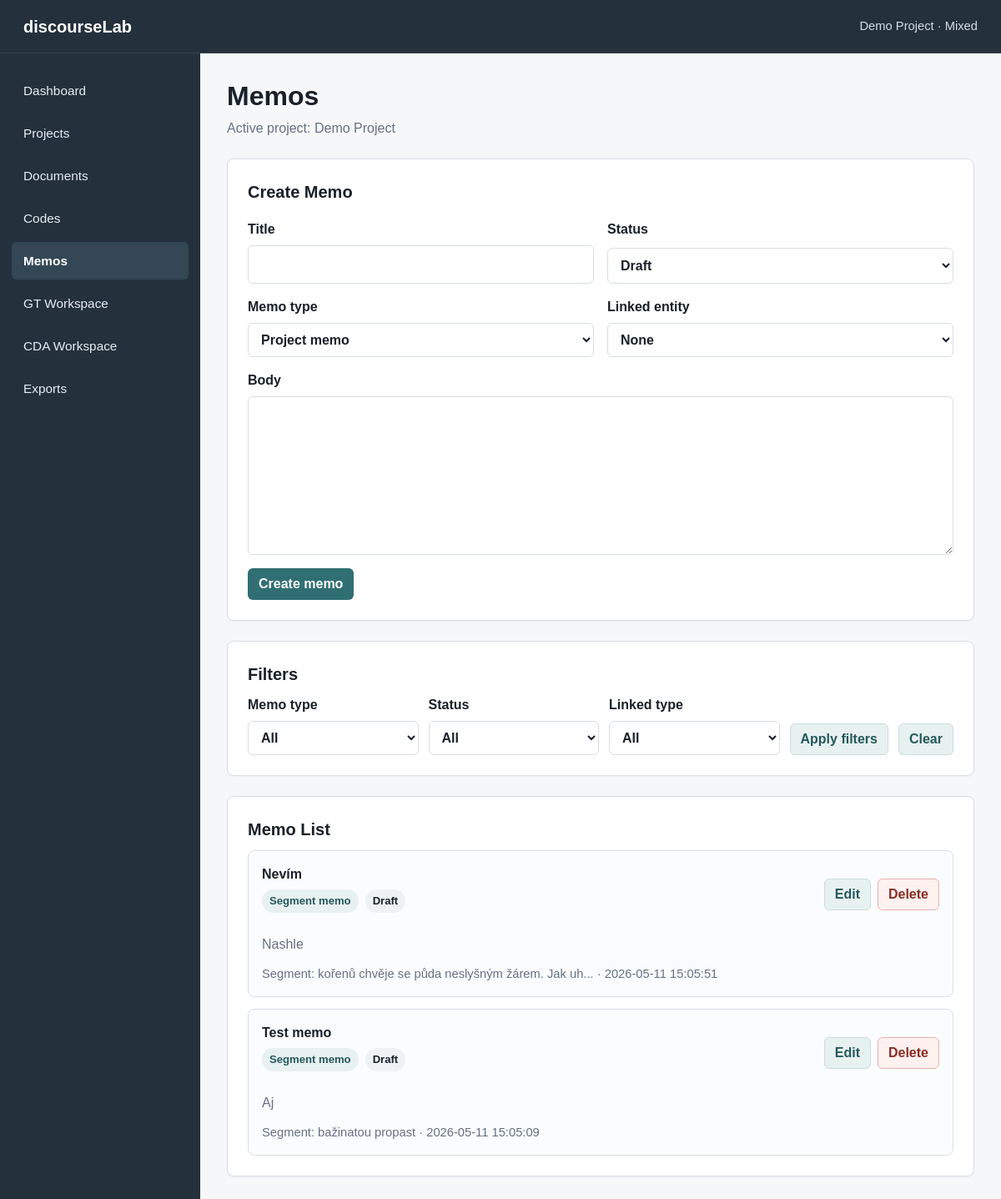
Page /memos on the committed database.
### tables this page shows
CREATE TABLE projects (
    id INTEGER PRIMARY KEY AUTOINCREMENT,
    name TEXT NOT NULL,
    description TEXT,
    created_at TEXT NOT NULL DEFAULT CURRENT_TIMESTAMP,
    updated_at TEXT NOT NULL DEFAULT CURRENT_TIMESTAMP
, methodology_mode TEXT NOT NULL DEFAULT 'mixed', status TEXT NOT NULL DEFAULT 'active', last_opened_at TEXT, research_goal TEXT, principal_investigator TEXT);

CREATE TABLE memos (
    id INTEGER PRIMARY KEY AUTOINCREMENT,
    project_id INTEGER NOT NULL,
    title TEXT NOT NULL,
    body TEXT,
    memo_type TEXT NOT NULL DEFAULT 'analytic',
    linked_entity_type TEXT,
    linked_entity_id INTEGER,
    status TEXT NOT NULL DEFAULT 'draft',
    created_at TEXT NOT NULL DEFAULT CURRENT_TIMESTAMP,
    updated_at TEXT NOT NULL DEFAULT CURRENT_TIMESTAMP,
    FOREIGN KEY (project_id) REFERENCES projects (id) ON DELETE CASCADE
);

### app.py (the view)
    @app.route("/memos")
    def memos():
        active_project = get_active_project()
        filters = {
            "memo_type": request.args.get("memo_type", "").strip(),
            "status": request.args.get("status", "").strip(),
            "linked_entity_type": request.args.get("linked_entity_type", "").strip(),
            "linked_entity_id": request.args.get("linked_entity_id", "").strip(),
        }
        memo_rows = get_memos_for_project(active_project["id"], filters)
        return render_template(
            "memos.html",
            title="Memos",
            active_page="memos",
            active_project=active_project,
            memos=memo_rows,
            filters=filters,
            memo_type_labels=MEMO_TYPES,
            memo_status_labels=MEMO_STATUSES,
            documents=get_documents_for_memo_links(active_project["id"]),
            segments=get_segments_for_memo_links(active_project["id"]),
            codes=get_open_codes_for_project(active_project["id"]),
        )

### app.py (called while the page is built)
def get_db() -> sqlite3.Connection:
    if "db" not in g:
        g.db = sqlite3.connect(DATABASE)
        g.db.row_factory = sqlite3.Row
        g.db.execute("PRAGMA foreign_keys = ON")
    return g.db

def query_one(sql: str, params: tuple = ()) -> sqlite3.Row | None:
    return get_db().execute(sql, params).fetchone()

def query_all(sql: str, params: tuple = ()) -> list[sqlite3.Row]:
    return get_db().execute(sql, params).fetchall()

def get_project(project_id: int) -> sqlite3.Row | None:
    return query_one(
        """
        SELECT id, name, description, methodology_mode, status, last_opened_at,
               research_goal, principal_investigator, created_at, updated_at
        FROM projects
        WHERE id = ? AND status != 'deleted'
        """,
        (project_id,),
    )

def project_supports_gt(project: sqlite3.Row | dict) -> bool:
    return project["methodology_mode"] in {"gt", "mixed"}

def project_supports_cda(project: sqlite3.Row | dict) -> bool:
    return project["methodology_mode"] in {"cda", "mixed"}

def get_segment_for_project(segment_id: int, project_id: int) -> sqlite3.Row | None:
    return query_one(
        """
        SELECT
            segments.id,
            segments.document_id,
            COALESCE(segments.name, '') AS name,
            segments.selected_text,
            documents.title AS document_title
        FROM segments
        JOIN documents ON documents.id = segments.document_id
        WHERE segments.id = ? AND documents.project_id = ?
        """,
        (segment_id, project_id),
    )

def get_open_codes_for_project(project_id: int) -> list[sqlite3.Row]:
    return get_codes_for_project(project_id, "open")

def get_documents_for_memo_links(project_id: int) -> list[sqlite3.Row]:
    return query_all(
        """
        SELECT id, title
        FROM documents
        WHERE project_id = ?
        ORDER BY title COLLATE NOCASE
        """,
        (project_id,),
    )

def get_segments_for_memo_links(project_id: int) -> list[sqlite3.Row]:
    return query_all(
        """
        SELECT
            segments.id,
            COALESCE(segments.name, '') AS name,
            segments.selected_text,
            documents.title AS document_title
        FROM segments
        JOIN documents ON documents.id = segments.document_id
        WHERE documents.project_id = ?
        ORDER BY documents.title COLLATE NOCASE, segments.start_offset
        """,
        (project_id,),
    )

### templates/memos.html (shortened to what this page needs)
{% extends "base.html" %}
{% block content %}
<section class="page-header">
    <h1>Memos</h1>
    <p>Active project: {{ active_project.name }}</p>
</section>
<section class="info-panel import-panel">
    <h2>Create Memo</h2>
    <form class="document-form" action="{{ url_for('create_memo') }}" method="post">
        <div class="form-grid">
            <label>
                <span>Title</span>
                <input type="text" name="title" required>
            </label>
            <label>
                <span>Status</span>
                <select name="status">
                    {% for value, label in memo_status_labels.items() %}
                        <option value="{{ value }}">{{ label }}</option>
                    {% endfor %}
                </select>
            </label>
        </div>
        <div class="form-grid">
            <label>
                <span>Memo type</span>
                <select name="memo_type" required>
                    {% for value, label in memo_type_labels.items() %}
                        <option value="{{ value }}" {{ "selected" if filters.memo_type == value else "" }}>{{ label }}</option>
                    {% endfor %}
                </select>
            </label>
            <label>
                <span>Linked entity</span>
                <select name="linked_target">
                    <option value="">None</option>
                </select>
            </label>
        </div>
        <label>
            <span>Body</span>
            <textarea name="body" rows="7" required></textarea>
        </label>
        <button type="submit" class="button-primary">Create memo</button>
    </form>
</section>
<section class="info-panel import-panel">
    <h2>Filters</h2>
    <form class="filter-form" action="{{ url_for('memos') }}" method="get">
        <label>
            <span>Memo type</span>
            <select name="memo_type">
                <option value="">All</option>
            </select>
        </label>
        <label>
            <span>Status</span>
            <select name="status">
                <option value="">All</option>
            </select>
        </label>
        <label>
            <span>Linked type</span>
            <select name="linked_entity_type">
                <option value="">All</option>
            </select>
        </label>
        <button type="submit" class="button-secondary">Apply filters</button>
        <a class="button-secondary" href="{{ url_for('memos') }}">Clear</a>
    </form>
</section>
<section class="info-panel">
    <h2>Memo List</h2>
    {% if memos %}
        <div class="memo-list">
            {% for memo in memos %}
                <article class="memo-card">
                    <div class="segment-card-header">
                        <div>
                            <h3>{{ memo.title }}</h3>
                            <div class="code-badge-row">
                                <span class="memo-type-badge">{{ memo_type_labels[memo.memo_type] }}</span>
                                <span class="status-badge">{{ memo_status_labels[memo.status] }}</span>
                            </div>
                        </div>
                        <div class="actions-cell">
                            <a class="button-secondary" href="{{ url_for('edit_memo', memo_id=memo.id) }}">Edit</a>
                            <form action="{{ url_for('delete_memo', memo_id=memo.id) }}" method="post">
                                <button type="submit" class="button-danger">Delete</button>
                            </form>
                        </div>
                    </div>
                    <p>{{ memo.body }}</p>
                    <p class="muted-text">{{ memo.linked_entity_label }} · {{ memo.created_at }}</p>
                </article>
            {% endfor %}
        </div>
    {% else %}
        <p>No memos found.</p>
    {% endif %}
</section>
{% endblock %}

### templates/base.html (shortened to what this page needs)
<!doctype html>
<html lang="en">
<head>
    <link rel="stylesheet" href="{{ url_for('static', filename='style.css') }}">
</head>
<body>
    <div class="app-shell">
        <header class="topbar">
            <div class="app-name">discourseLab</div>
            <div class="app-context">
                {{ active_project.name if active_project else "No active project" }}
                {% if active_project %}· {{ methodology_mode_labels[active_project.methodology_mode] }}{% endif %}
            </div>
        </header>
        <aside class="sidebar" aria-label="Main navigation">
            <nav class="sidebar-nav">
                <a href="{{ url_for('dashboard') }}" class="{{ 'active' if active_page == 'dashboard' else '' }}">Dashboard</a>
                <a href="{{ url_for('projects') }}" class="{{ 'active' if active_page == 'projects' else '' }}">Projects</a>
                <a href="{{ url_for('documents') }}" class="{{ 'active' if active_page == 'documents' else '' }}">Documents</a>
                <a href="{{ url_for('codes') }}" class="{{ 'active' if active_page == 'codes' else '' }}">Codes</a>
                <a href="{{ url_for('memos') }}" class="{{ 'active' if active_page == 'memos' else '' }}">Memos</a>
                {% if supports_gt %}
                    <a href="{{ url_for('gt_workspace') }}" class="{{ 'active' if active_page == 'gt' else '' }}">GT Workspace</a>
                {% else %}
                    <span class="nav-disabled">GT Workspace</span>
                {% endif %}
                {% if supports_cda %}
                    <a href="{{ url_for('cda_workspace') }}" class="{{ 'active' if active_page == 'cda' else '' }}">CDA Workspace</a>
                {% else %}
                    <span class="nav-disabled">CDA Workspace</span>
                {% endif %}
                <a href="{{ url_for('exports') }}" class="{{ 'active' if active_page == 'exports' else '' }}">Exports</a>
            </nav>
        </aside>
        <main class="content">
            {% block content %}{% endblock %}
        </main>
    </div>
</body>
</html>

### static/style.css (style rules this page uses)
:root { --bg: #f6f7f9; --surface: #ffffff; --surface-muted: #eef2f5; --border: #d8dee6; --text: #18202a; --muted: #647184; --accent: #2f6f73; --accent-dark: #25595c; --accent-soft: #e7f1f0; --sidebar: #24313c; --sidebar-active: #334755; }
* { box-sizing: border-box; }
body { margin: 0; min-height: 100vh; background: var(--bg); color: var(--text); font-family: Arial, Helvetica, sans-serif; line-height: 1.5; }
a { color: inherit; }
.app-shell { display: grid; min-height: 100vh; grid-template-columns: 240px 1fr; grid-template-rows: 64px 1fr; }
.topbar { grid-column: 1 / -1; display: flex; align-items: center; justify-content: space-between; gap: 24px; padding: 0 28px; color: #ffffff; background: var(--sidebar); border-bottom: 1px solid rgba(255, 255, 255, 0.08); }
.app-name { font-size: 1.25rem; font-weight: 700; }
.app-context { color: #d5dde5; font-size: 0.92rem; text-align: right; }
.sidebar { background: var(--sidebar); color: #e7edf2; padding: 22px 14px; }
.sidebar-nav { display: flex; flex-direction: column; gap: 6px; }
.sidebar-nav a { display: block; padding: 11px 14px; border-radius: 6px; text-decoration: none; font-size: 0.96rem; }
.sidebar-nav a.active { background: var(--sidebar-active); color: #ffffff; font-weight: 700; }
.content { padding: 32px; max-width: 1240px; width: 100%; }
.page-header { margin-bottom: 24px; }
.page-header h1 { margin: 0 0 8px; font-size: 2rem; line-height: 1.2; }
.page-header p { margin: 0; max-width: 760px; color: var(--muted); }
.metric-card, .info-panel { background: var(--surface); border: 1px solid var(--border); border-radius: 8px; box-shadow: 0 1px 2px rgba(24, 32, 42, 0.04); }
.info-panel { padding: 24px; }
.info-panel h2 { margin: 0 0 10px; font-size: 1.25rem; }
.info-panel p { max-width: 780px; margin: 0 0 12px; color: var(--muted); }
.info-panel p:last-child { margin-bottom: 0; }
.import-panel { margin-bottom: 24px; }
.document-form { display: grid; gap: 16px; margin-top: 18px; }
.form-grid { display: grid; grid-template-columns: repeat(2, minmax(0, 1fr)); gap: 16px; }
label { display: grid; gap: 7px; color: var(--text); font-weight: 700; }
input, select, textarea { width: 100%; border: 1px solid var(--border); border-radius: 6px; padding: 10px 11px; color: var(--text); background: #ffffff; font: inherit; }
textarea { resize: vertical; }
button, .button-primary, .button-secondary, .button-danger { display: inline-flex; align-items: center; justify-content: center; min-height: 38px; width: fit-content; border: 1px solid transparent; border-radius: 6px; padding: 8px 12px; font: inherit; font-weight: 700; line-height: 1; text-decoration: none; cursor: pointer; }
.button-primary { color: #ffffff; background: var(--accent); }
.button-secondary { color: var(--accent-dark); background: var(--accent-soft); border-color: #c8ddda; }
.button-danger { color: #8a2d24; background: #fff1ef; border-color: #e3b3ae; }
.actions-cell { display: flex; flex-wrap: wrap; gap: 8px; }
.actions-cell form { margin: 0; }
.segment-card-header { display: flex; align-items: center; justify-content: space-between; gap: 14px; margin-bottom: 12px; }
.code-badge-row { display: flex; flex-wrap: wrap; gap: 8px; margin-bottom: 14px; }
.filter-form { display: grid; grid-template-columns: repeat(3, minmax(0, 1fr)) auto auto; align-items: end; gap: 12px; }
.memo-list { display: grid; gap: 14px; }
.memo-card { padding: 16px; border: 1px solid var(--border); border-radius: 8px; background: #fbfcfd; }
.memo-card h3 { margin: 0 0 6px; font-size: 1rem; }
.memo-type-badge, .status-badge { display: inline-flex; align-items: center; min-height: 26px; border-radius: 999px; padding: 4px 9px; background: var(--surface-muted); color: var(--text); font-size: 0.82rem; font-weight: 700; }
.memo-type-badge { background: var(--accent-soft); color: var(--accent-dark); }
.muted-text { color: var(--muted); font-size: 0.92rem; }

### rows in the picture
projects: name "Demo Project", methodology_mode "Mixed"
memos: title "Nevím", memo_type "Segment memo", status "Draft", body "Nashle", linked_entity_label "Segment: kořenů chvěje se půda neslyšným žárem. Jak uh...", created_at "2026-05-11 15:05:51"
memos: title "Test memo", memo_type "Segment memo", status "Draft", body "Aj", linked_entity_label "Segment: bažinatou propast", created_at "2026-05-11 15:05:09"

### other values in the picture
form field status "Draft"
form field memo_type "Project memo"
